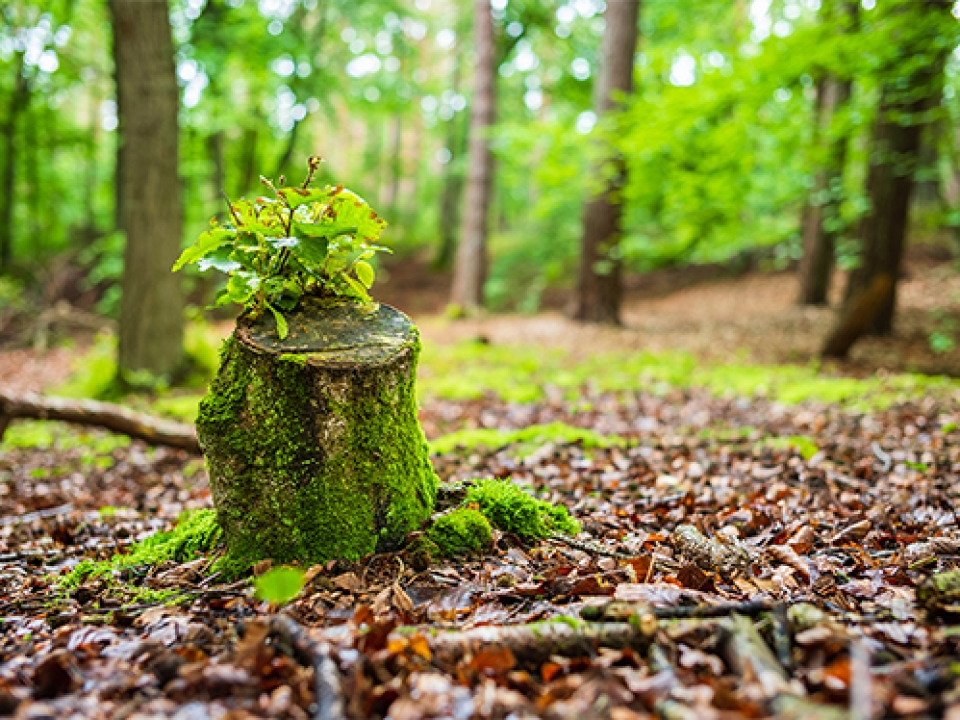
//> input picture forest.jpeg, 960 x 720 px
$ ./6-3   (built with g++ and OpenCV 4)
//> lines starting //> are read from the running program, lines starting //| are printed output that depends on the picture; after the words box and inside, x2 and y2 are one past the last pixel; in counts of white or black regions, pixels touching at a corner belong together
#include "opencv2/opencv.hpp"

using namespace cv;

int main(){

    Mat img_color;
    img_color = imread("forest.jpeg", IMREAD_COLOR);
//> img_color is the input picture: 720 rows x 960 cols, CV_8UC3; mean B, G, R 71, 135.5, 131.3

    int height = img_color.rows;
//> height = 720
    int width = img_color.cols;
//> width = 960

    //이미지 중심 좌표
    int center_x = (int)width*0.5;
//> center_x = 480
    int center_y = (int)height*0.5;
//> center_y = 360


    Mat img_roi;
    img_roi = img_color(Rect(center_x-100, center_y-100,200,200)).clone();
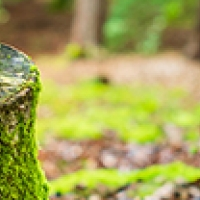
//> img_roi: 200 rows x 200 cols, CV_8UC3; mean B, G, R 87, 164.6, 166.9

    Mat img_gray;
    cvtColor(img_roi, img_gray, COLOR_BGR2GRAY);
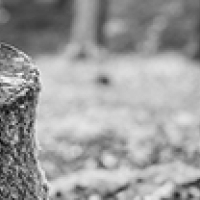
//> img_gray: 200 rows x 200 cols, CV_8UC1; min 2, max 251, mean 156.5
    Mat img_edge;
    Canny(img_gray, img_edge, 100,300);
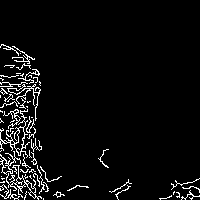
//> img_edge: 200 rows x 200 cols, CV_8UC1; 5.1% white in thin lines or dots, all inside (x1, y1, x2, y2) = (0, 44, 200, 200)


    cvtColor(img_edge, img_edge, COLOR_GRAY2BGR);

    img_edge.copyTo(img_color(Rect(center_x-100, center_y-100,200,200)));
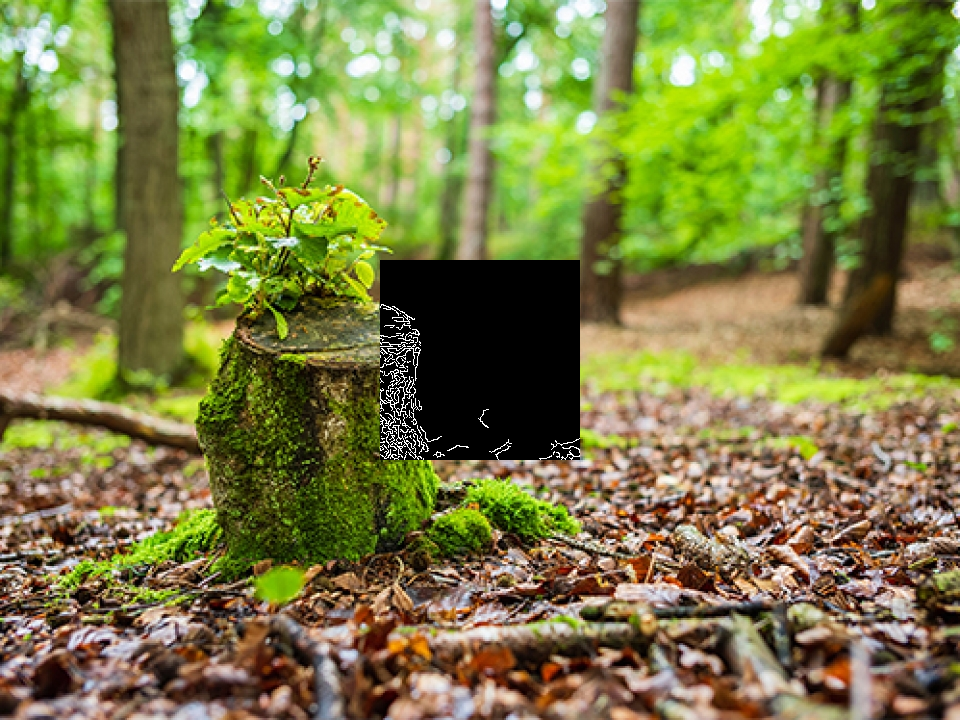
//> img_color: 720 rows x 960 cols, CV_8UC3; 5.79% of pixels changed, all inside (x1, y1, x2, y2) = (380, 260, 580, 460)

    imshow("Color", img_color);
    imshow("ROI", img_roi);
    waitKey(0);

    destroyAllWindows();

    return 0;
}

$ run again, with car-license.jpeg copied over forest.jpeg
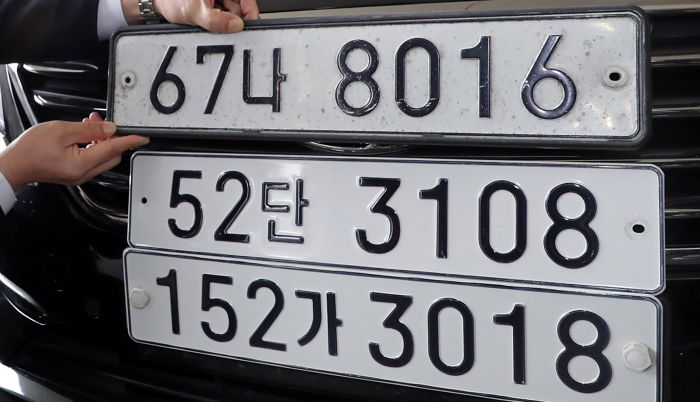
//> input picture car-license.jpeg, 700 x 402 px
//> img_color is the input picture: 402 rows x 700 cols, CV_8UC3; mean B, G, R 116.1, 111.7, 112.7
//> `Canny(img_gray, img_edge, 100,300);`:
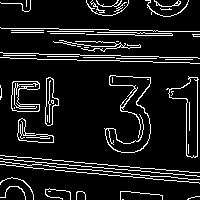
//> img_edge: 200 rows x 200 cols, CV_8UC1; 10.3% white in thin lines or dots
//> `img_edge.copyTo(img_color(Rect(center_x-100, center_y-100,200,200)));`:
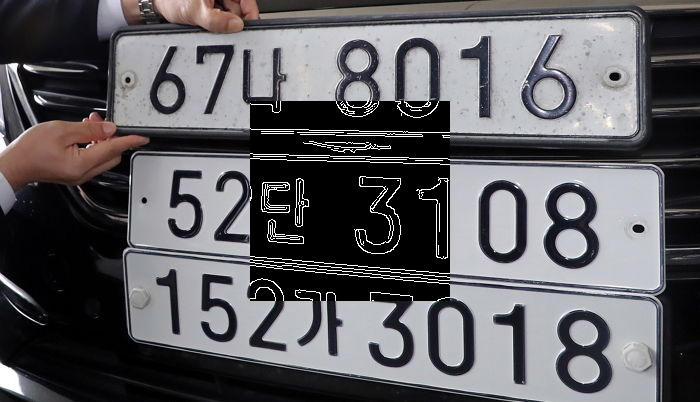
//> img_color: 402 rows x 700 cols, CV_8UC3; 14.21% of pixels changed, all inside (x1, y1, x2, y2) = (250, 101, 450, 301)

$ run again, with cat-laptop.jpeg copied over forest.jpeg
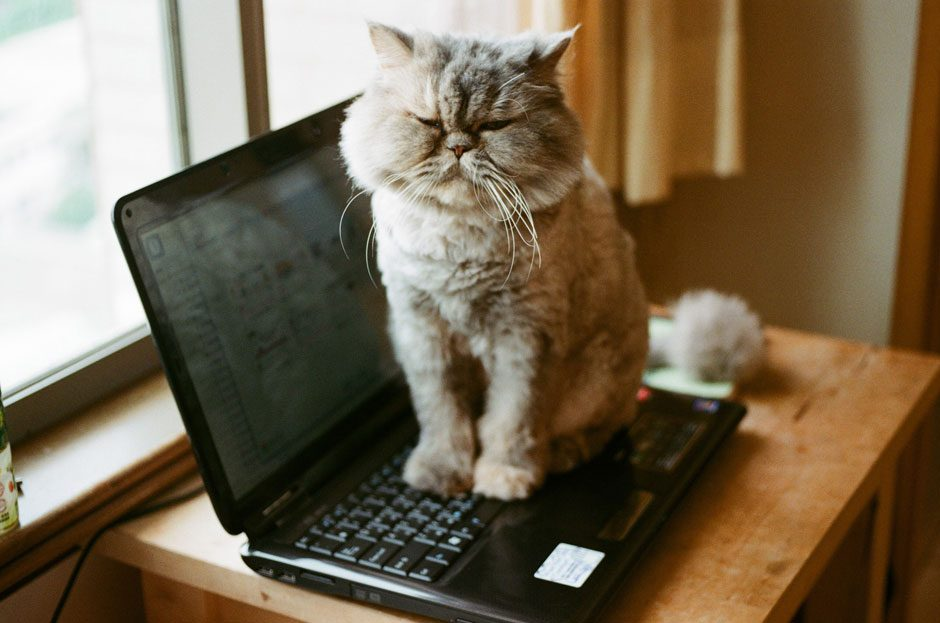
//> input picture cat-laptop.jpeg, 940 x 623 px
//> img_color is the input picture: 623 rows x 940 cols, CV_8UC3; mean B, G, R 82.5, 105.1, 120.1
//> `Canny(img_gray, img_edge, 100,300);`:
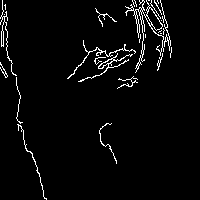
//> img_edge: 200 rows x 200 cols, CV_8UC1; 3.6% white in thin lines or dots, all inside (x1, y1, x2, y2) = (0, 0, 172, 200)
//> `img_edge.copyTo(img_color(Rect(center_x-100, center_y-100,200,200)));`:
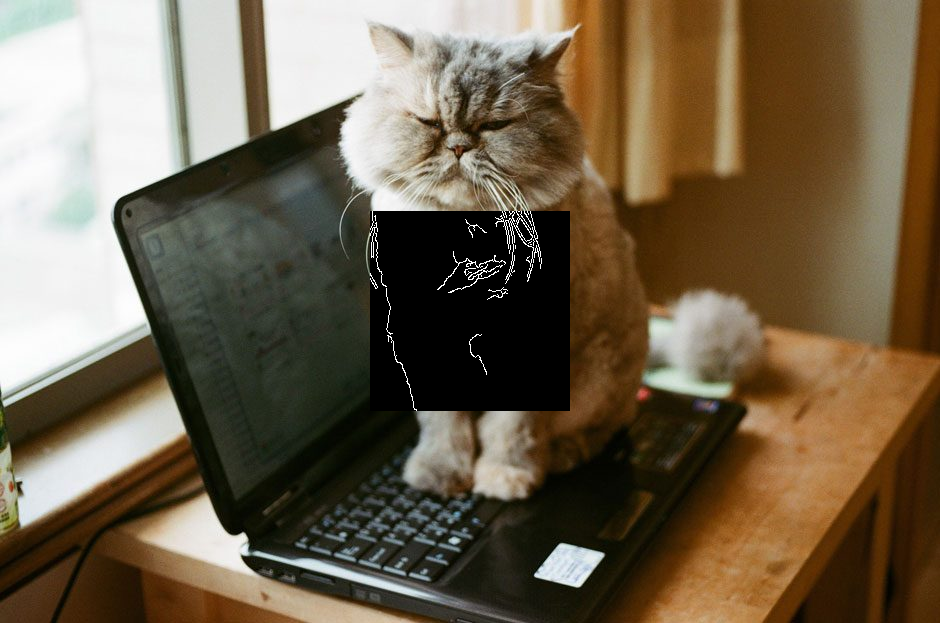
//> img_color: 623 rows x 940 cols, CV_8UC3; 6.83% of pixels changed, all inside (x1, y1, x2, y2) = (370, 211, 570, 411)
